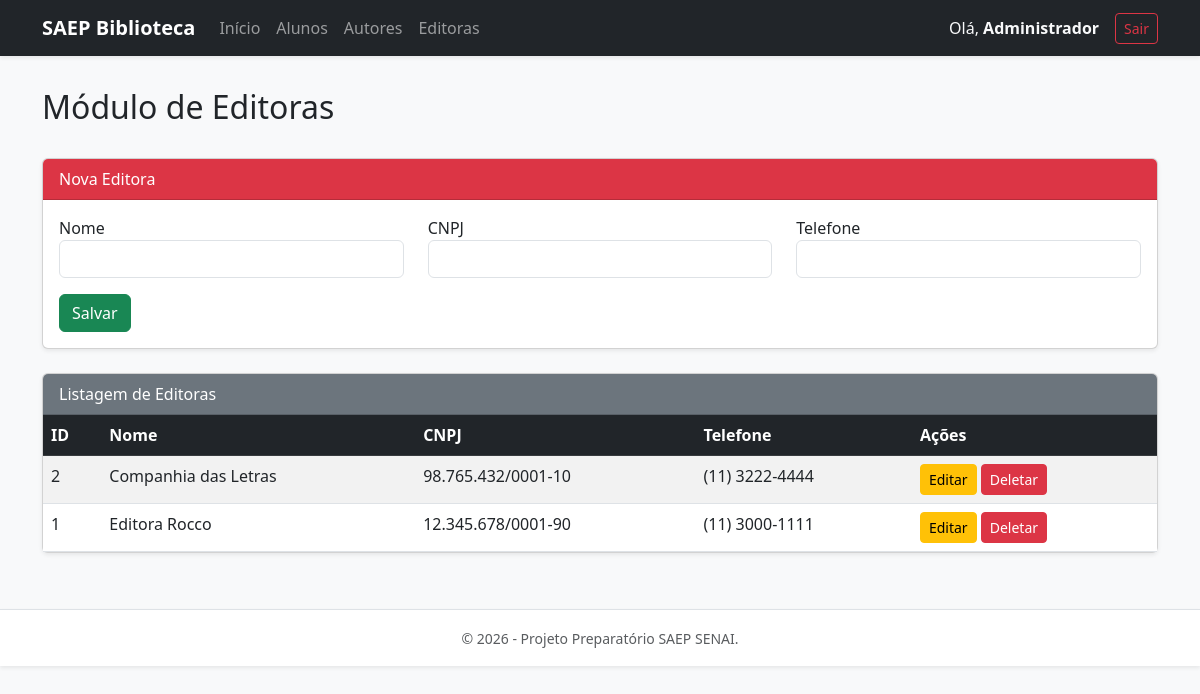
Screenshot of /editoras.php (signed in) with the database file from the repository.
### tables this page shows
CREATE TABLE IF NOT EXISTS editoras (
    id_editora INT AUTO_INCREMENT PRIMARY KEY,
    nome VARCHAR(100) NOT NULL,
    cnpj VARCHAR(18) NOT NULL UNIQUE,
    telefone VARCHAR(20)
);

### editoras.php (the view, shortened to what this page needs)
<?php
$pdo = getDBConnection();
$editar = ['id_editora' => 0, 'nome' => '', 'cnpj' => '', 'telefone' => ''];
$lista = $pdo->query("SELECT * FROM editoras ORDER BY id_editora DESC")->fetchAll();
require_once 'includes/header.php';
?>
<div class="d-flex justify-content-between align-items-center mb-4">
    <h2>Módulo de Editoras</h2>
</div>
<div class="card shadow-sm mb-4">
    <div class="card-header bg-danger text-white"><?= $editar['id_editora'] ? 'Editar Editora' : 'Nova Editora' ?></div>
    <div class="card-body">
        <form method="POST">
            <div class="row">
                <div class="col-md-4 mb-3">
                    <label>Nome</label>
                    <input type="text" name="nome" class="form-control" value="<?= htmlspecialchars($editar['nome']) ?>" required>
                </div>
                <div class="col-md-4 mb-3">
                    <label>CNPJ</label>
                    <input type="text" name="cnpj" class="form-control" value="<?= htmlspecialchars($editar['cnpj']) ?>" required>
                </div>
                <div class="col-md-4 mb-3">
                    <label>Telefone</label>
                    <input type="text" name="telefone" class="form-control" value="<?= htmlspecialchars($editar['telefone']) ?>">
                </div>
            </div>
            <button type="submit" class="btn btn-success">Salvar</button>
        </form>
    </div>
</div>
<div class="card shadow-sm">
    <div class="card-header bg-secondary text-white">Listagem de Editoras</div>
    <div class="card-body p-0">
        <table class="table table-striped mb-0">
            <thead class="table-dark">
                <tr><th>ID</th><th>Nome</th><th>CNPJ</th><th>Telefone</th><th>Ações</th></tr>
            </thead>
            <tbody>
                <?php foreach($lista as $item): ?>
                <tr>
                    <td><?= $item['id_editora'] ?></td>
                    <td><?= htmlspecialchars($item['nome']) ?></td>
                    <td><?= htmlspecialchars($item['cnpj']) ?></td>
                    <td><?= htmlspecialchars($item['telefone']) ?></td>
                    <td>
                        <a href="?edit=<?= $item['id_editora'] ?>" class="btn btn-sm btn-warning">Editar</a>
                        <a href="?delete=<?= $item['id_editora'] ?>" class="btn btn-sm btn-danger" onclick="return confirm('Excluir?');">Deletar</a>
                    </td>
                </tr>
                <?php endforeach; ?>
            </tbody>
        </table>
    </div>
</div>
<?php require_once 'includes/footer.php'; ?>

### rows the page displays
editoras: id_editora "2", nome "Companhia das Letras", cnpj "98.765.432/0001-10", telefone "(11) 3222-4444"
editoras: id_editora "1", nome "Editora Rocco", cnpj "12.345.678/0001-90", telefone "(11) 3000-1111"

### other values shown
$_SESSION['usuario_nome'] "Administrador"
